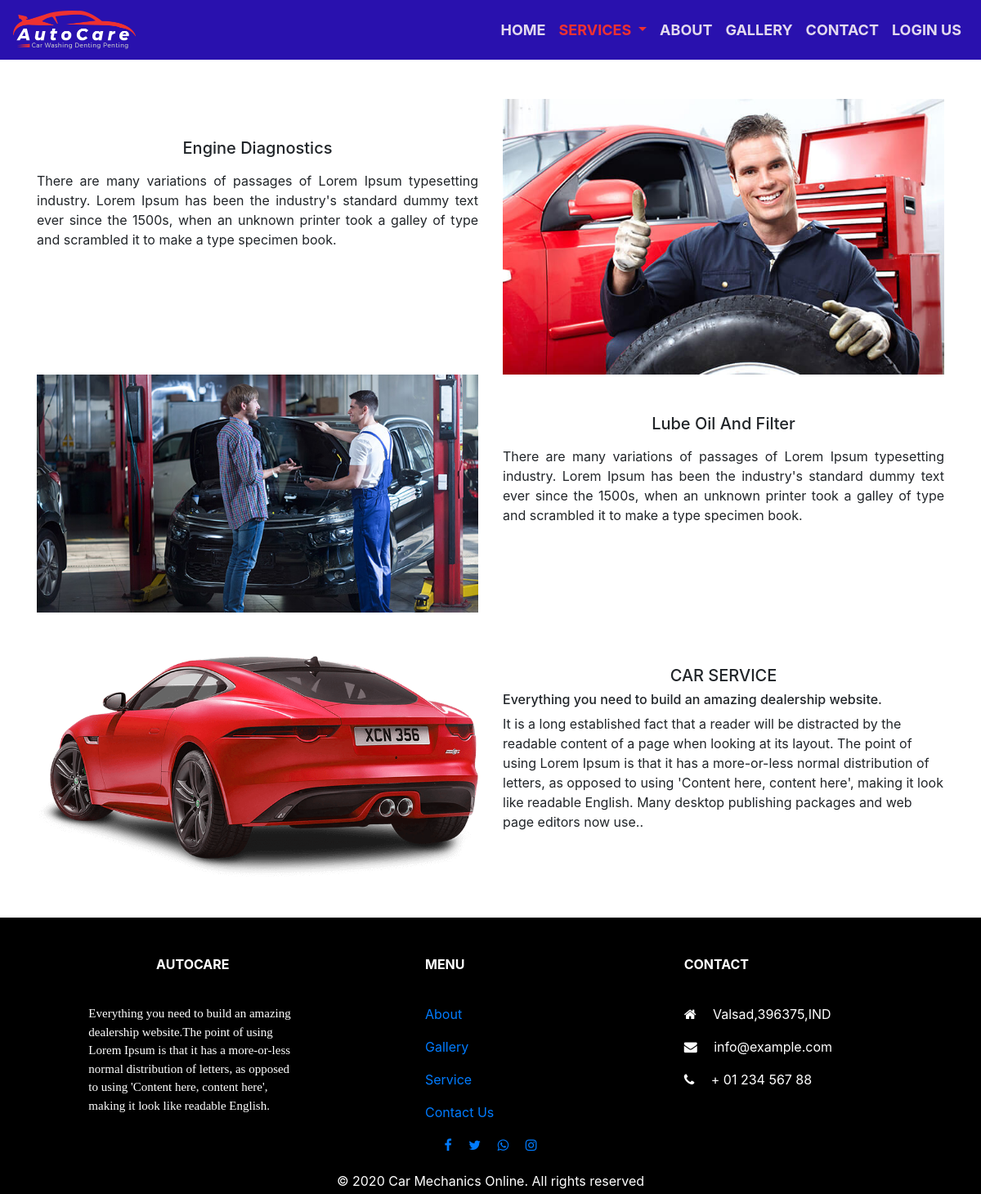
Screenshot of /service.php?id=1 with the database file from the repository.
### tables this page shows
CREATE TABLE `service` (
  `id` int(10) NOT NULL,
  `name` varchar(20) NOT NULL,
  `info` varchar(255) NOT NULL,
  `img` varchar(255) NOT NULL,
  `disc` varchar(255) NOT NULL,
  `data` varchar(255) NOT NULL,
  `type` int(10) NOT NULL
);

### service.php (the view, shortened to what this page needs)
<?php
	$title='Service';
	include'header.php';
?>
<head>
 </head>
	<div class="container">
			<div class="row text-justify mt-5">
			<?php $id = $_GET['id'];
				$service = mysqli_query($con, "select * from service where type='$id'");
				$no =1;
				while($row = mysqli_fetch_assoc($service)){
					if($no % 2==0){
			?>
						<div class="col-md-6">
							<img src="image/<?php echo $row['img'] ?>"  class=" img-fluid" height="100px" alt="icon">
						</div>
						<div class="col-md-6 ">
							<h5 class="card-title text-center mt-5 m-1"><?php echo $row['name'] ?></h5>
							<p class="card-text"><?php echo $row['disc'] ?></p>
						</div><br/>
						<hr/><br>
					<?php }else{ ?>
						<div class="col-md-6">
							<h5 class="card-title text-center mt-5 m-1"><?php echo $row['name'] ?></h5>
							<p class="card-text"><?php echo $row['disc'] ?></p>
						  </div>
						<div class="col-md-6">
							<img src="image/<?php echo $row['img'] ?>" class=" img-fluid" alt="icon">
						</div>
				<?php }
					$no++;
				}  ?>
			</div><br>
			<div class="row m-b40">
					<div class="col-lg-6 col-md-6 col-sm-12 align-self-center">
						<img src="Image/car.png" alt="">
					</div>
					<div class="col-lg-6 col-md-6 col-sm-12 section-head align-self-center">
						 <h5 class="text-uppercase text-center"><span class="text-dan ">Car Service</span></h5>
						<h6 class="font-weight-400">Everything you need to build an amazing dealership website. </h6>
						<p class="m-b0">It is a long established fact that a reader will be distracted by the readable content of a page when looking at its layout. The point of using Lorem Ipsum is that it has a more-or-less normal distribution of letters, as opposed to using 'Content here, content here', making it look like readable English. Many desktop publishing packages and web page editors now use..</p>
					</div>
			</div>
	</div>
<?php include'footer.php'; ?>

### header.php (shortened to what this page needs)
<!doctype html>
<html lang="en">
  <head>
    <link rel="stylesheet" href="https://stackpath.bootstrapcdn.com/bootstrap/4.4.1/css/bootstrap.min.css">
    <link rel="stylesheet" href="font\awesome\css\font-awesome.min.css">
	<link rel="stylesheet" href="//cdnjs.cloudflare.com/ajax/libs/lightbox2/2.11.1/css/lightbox.min.css">
	<link rel="stylesheet" type="text/css" href="css/login2.css">
    <link rel="stylesheet" href="css/style.css">
  </head>
  <body>
	<nav class="navbar navbar-expand-lg  navbar-dark bg-dark">
			  <a class="navbar-brand img-rounded mx-auto" href="index.php"><img src="Image/logo5.png" alt="Cars" width="150px"></a>
			  <div class="collapse navbar-collapse "  id="navbarSupportedContent">
			<ul class="navbar-nav ml-auto">
			  <li class="nav-item <?php if($title == 'Home') { echo 'active'; } ?>">
				<a class="nav-link" href="index.php">HOME <span class="sr-only">(current)</span></a>
			  </li>
			  <li class="nav-item dropdown <?php if($title == 'Service') { echo 'active'; } ?>">
				<a class="nav-link dropdown-toggle" href="#" id="navbarDropdown" role="button" data-toggle="dropdown" aria-haspopup="true" aria-expanded="false">
				  SERVICES
				</a>
			  </li>
			  <li class="nav-item <?php if($title == 'About Us') { echo 'active'; } ?>">
				<a class="nav-link" href="about.php">ABOUT</a>
			  </li>
			  <li class="nav-item <?php if($title == 'GALLERY') { echo 'active'; } ?>">
				<a class="nav-link " href="gallery.php">GALLERY</a>
			  </li>
			  <li class="nav-item <?php if($title == 'CONTACT') { echo 'active'; } ?>">
				<a class="nav-link " href="contact.php">CONTACT</a>
			  </li>
			  <li class="nav-item">
            	<?php if(isset($_SESSION['user'])){ ?>
              <div class="dropdown">
                  <a class="nav-link dropbtn dropdown-toggle"><?php echo $_SESSION['user']['name']; ?></a>
                  <div class="dropdown-content">
                    <a href="logout.php">LOGOUT</a>
                  </div>
              </div>
                <a class="nav-link <?php if($title == 'Login US || Sign up') { echo 'active'; } ?> " href="login1.php"></a>
            	<?php }else{ ?>
                <a class="nav-link <?php if($title == 'Login US || Sign up') { echo 'active'; } ?> " href="login1.php">LOGIN US</a>
            	<?php } ?>
          	  </li>
			 </ul>
	  </div>
	</nav>
  </body>
 </html>

### footer.php (shortened to what this page needs)
<head>
</head>
	<div class="footer">
		  <div class="container text-center text-md-left mt-5">
			<div class="row mt-3">
			  <div class="col-md-4 col-lg-4 col-xl-3 mx-auto mt-5">
				<h6 class="text-uppercase font-weight-bold text-center">Autocare</h6>
				<hr class="deep-purple accent-2 mb-4 mt-0 d-inline-block mx-auto" style="width: 60px;">
				<p style= "font-family: 'Merienda', cursive; font-size:15px"; class="justify-content-center">Everything you need to build an amazing dealership website.The point of using Lorem Ipsum is that it has a more-or-less normal distribution of letters, as opposed to using 'Content here, content here', making it look like readable English. </p>
			  </div>
			  <div class="col-md-4 col-lg-2 col-xl-2 mx-auto  mt-5">
				<h6 class="text-uppercase font-weight-bold">Menu</h6>
				<hr class="deep-purple accent-2 mb-4 mt-0 d-inline-block mx-auto" style="width: 60px;">
				<p>
				  <a href="about.php">About</a>
				</p>
				<p>
				  <a href="gallery.php">Gallery</a>
				</p>
				<p>
				  <a href="service.php">Service</a>
				</p>
				<p>
				  <a href="contact.php">Contact Us</a>
				</p>
			  </div>
			  <div class="col-md-4 col-lg-3 col-xl-3 mx-auto mb-md-0  mt-5">
				<h6 class="text-uppercase font-weight-bold">Contact</h6>
				<hr class="deep-purple accent-2 mb-4 mt-0 d-inline-block mx-auto" style="width: 60px;">
				<p>
				  <i class="fa fa-home mr-3"></i> Valsad,396375,IND</p>
				<p>
				  <i class="fa fa-envelope mr-3"></i> info@example.com</p>
				<p>
				  <i class="fa fa-phone mr-3"></i> + 01 234 567 88</p>
			  </div>
			</div>
		 </div>
		<footer class="special-color-dark">
		  <div class="container">
			<ul class="list-unstyled list-inline text-center">
			  <li class="list-inline-item">
				<a href="https://www.facebook.com/watch" class="btn-floating btn-fb mx-1" target="_blank">
				  <i class="fa fa-facebook-f"></i>
				</a>
			  </li>
			  <li class="list-inline-item">
				<a href="https://twitter.com/hashtag/carservice?lang=en" class="btn-floating btn-tw mx-1" target="_blank">
				  <i class="fa fa-twitter"></i>
				</a>
			  </li>
			  <li class="list-inline-item">
				<a href="https://www.whatsapp.com" class="btn-floating btn-wp mx-1" target="_blank">
				  <i class="fa fa-whatsapp" ></i>
				</a>
			  </li>
			  <li class="list-inline-item">
				<a href="https://www.instagram.com/beingsalmankhan/" class="btn-floating btn-insta mx-1">
				  <i class="fa fa-instagram"></i>
				</a>
			  </li>
			</ul>
		  </div>
		  <div class="footer-copyright text-center py-1">© 2020 Car Mechanics Online. All rights reserved</div>
		</footer>
	</div>
  </body>
</html>

### css/login2.css (style rules this page uses)
* { margin:0px; padding:0px; }

### css/style.css (style rules this page uses)
.bg-dark { background-color: #250dadfa!important; }
a.nav-link { font-size: 18px; font-weight: 700; color: #fdf6f7e0!important; }
.navbar-dark .navbar-nav .active>.nav-link, .navbar-dark .navbar-nav .nav-link.active, .navbar-dark .navbar-nav .nav-link.show, .navbar-dark .navbar-nav .show>.nav-link { color: #ee3131!important; }
.footer { margin-top: 30px; }

### service.php (style rules this page uses)
img { border-style: none; height: auto; max-width: 100%; vertical-align: middle; }

### footer.php (style rules this page uses)
.footer { background-color: #000; color:#fff; font-size:16px; text-align: center; possition:fix; }

### rows the page displays
service: name "Engine Diagnostics", disc "There are many variations of passages of Lorem Ipsum typesetting industry. Lorem Ipsum has been the industry's standard dummy text ever since the 1500s, when an unknown printer took a galley of type and scrambled it to make a type specimen book.", img (picture)
service: img (picture), name "Lube Oil And Filter", disc "There are many variations of passages of Lorem Ipsum typesetting industry. Lorem Ipsum has been the industry's standard dummy text ever since the 1500s, when an unknown printer took a galley of type and scrambled it to make a type specimen book."
